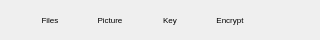
<?xml version="1.0" encoding="UTF-8"?>
<ui version="4.0">
 <class>PaintingEncryptionTool</class>
 <widget class="QWidget" name="PaintingEncryptionTool">
  <property name="geometry">
   <rect>
    <x>0</x>
    <y>0</y>
    <width>320</width>
    <height>40</height>
   </rect>
  </property>
  <property name="minimumSize">
   <size>
    <width>0</width>
    <height>40</height>
   </size>
  </property>
  <property name="maximumSize">
   <size>
    <width>16777215</width>
    <height>40</height>
   </size>
  </property>
  <property name="windowTitle">
   <string>Encryption</string>
  </property>
  <widget class="QToolButton" name="Back">
   <property name="geometry">
    <rect>
     <x>0</x>
     <y>0</y>
     <width>20</width>
     <height>40</height>
    </rect>
   </property>
   <property name="text">
    <string/>
   </property>
   <property name="icon">
    <iconset>
     <normaloff>:/images/moveLeft.png</normaloff>:/images/moveLeft.png</iconset>
   </property>
   <property name="autoRaise">
    <bool>true</bool>
   </property>
  </widget>
  <widget class="QToolButton" name="Files">
   <property name="geometry">
    <rect>
     <x>20</x>
     <y>0</y>
     <width>60</width>
     <height>40</height>
    </rect>
   </property>
   <property name="font">
    <font>
     <pointsize>6</pointsize>
    </font>
   </property>
   <property name="text">
    <string>Files</string>
   </property>
   <property name="icon">
    <iconset>
     <normaloff>:/images/NewProject.png</normaloff>:/images/NewProject.png</iconset>
   </property>
   <property name="iconSize">
    <size>
     <width>18</width>
     <height>18</height>
    </size>
   </property>
   <property name="toolButtonStyle">
    <enum>Qt::ToolButtonTextUnderIcon</enum>
   </property>
   <property name="autoRaise">
    <bool>true</bool>
   </property>
  </widget>
  <widget class="QToolButton" name="Picture">
   <property name="geometry">
    <rect>
     <x>80</x>
     <y>0</y>
     <width>60</width>
     <height>40</height>
    </rect>
   </property>
   <property name="font">
    <font>
     <pointsize>6</pointsize>
    </font>
   </property>
   <property name="text">
    <string>Picture</string>
   </property>
   <property name="icon">
    <iconset>
     <normaloff>:/images/pictures.png</normaloff>:/images/pictures.png</iconset>
   </property>
   <property name="iconSize">
    <size>
     <width>18</width>
     <height>18</height>
    </size>
   </property>
   <property name="toolButtonStyle">
    <enum>Qt::ToolButtonTextUnderIcon</enum>
   </property>
   <property name="autoRaise">
    <bool>true</bool>
   </property>
  </widget>
  <widget class="QToolButton" name="Key">
   <property name="geometry">
    <rect>
     <x>140</x>
     <y>0</y>
     <width>60</width>
     <height>40</height>
    </rect>
   </property>
   <property name="font">
    <font>
     <pointsize>6</pointsize>
    </font>
   </property>
   <property name="text">
    <string>Key</string>
   </property>
   <property name="icon">
    <iconset>
     <normaloff>:/icons/key.png</normaloff>:/icons/key.png</iconset>
   </property>
   <property name="iconSize">
    <size>
     <width>18</width>
     <height>18</height>
    </size>
   </property>
   <property name="toolButtonStyle">
    <enum>Qt::ToolButtonTextUnderIcon</enum>
   </property>
   <property name="autoRaise">
    <bool>true</bool>
   </property>
  </widget>
  <widget class="QToolButton" name="Encrypt">
   <property name="geometry">
    <rect>
     <x>200</x>
     <y>0</y>
     <width>60</width>
     <height>40</height>
    </rect>
   </property>
   <property name="font">
    <font>
     <pointsize>6</pointsize>
    </font>
   </property>
   <property name="text">
    <string>Encrypt</string>
   </property>
   <property name="icon">
    <iconset>
     <normaloff>:/icons/encrypt.png</normaloff>:/icons/encrypt.png</iconset>
   </property>
   <property name="iconSize">
    <size>
     <width>18</width>
     <height>18</height>
    </size>
   </property>
   <property name="toolButtonStyle">
    <enum>Qt::ToolButtonTextUnderIcon</enum>
   </property>
   <property name="autoRaise">
    <bool>true</bool>
   </property>
  </widget>
 </widget>
 <resources>
  <include location="../private.qrc"/>
  <include location="../../Images/Branon.qrc"/>
 </resources>
 <connections/>
</ui>
